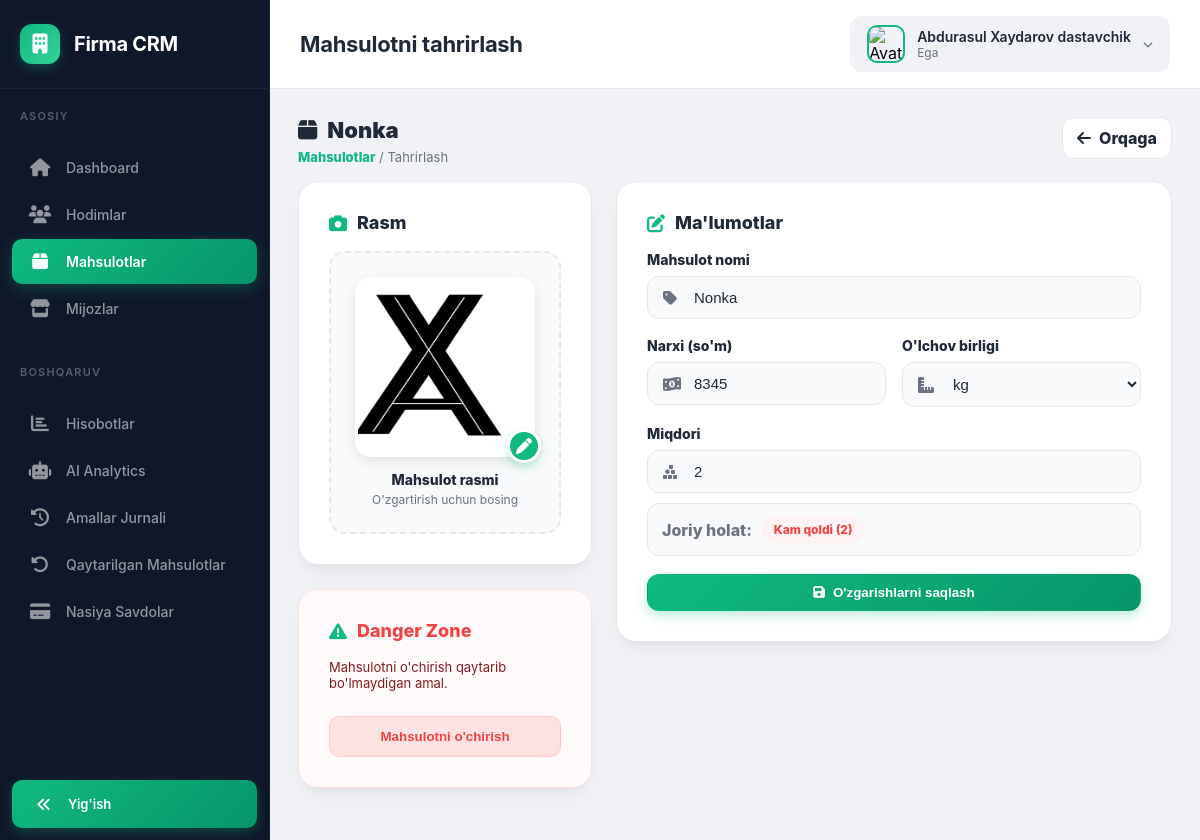
The page /product/4/ (signed in) on the database its author committed.
### main/models.py (models this page shows, shortened)
class User(AbstractUser):
    id = models.BigAutoField(primary_key=True)
    USER_TYPES = (
        ('pazanda', 'Pazanda'),
        ('yetkazib_beruvchi', 'Yetkazib Beruvchi'),
        ('ega', 'Ega'),
    )
    login=models.CharField(max_length=255, blank=True, null=True)
    password = models.CharField(max_length=255, blank=True, null=True)
    tuliq_ismi = models.CharField(max_length=255, blank=True, null=True)
    type = models.CharField(max_length=20, choices=USER_TYPES)
    token = models.CharField(max_length=255, blank=True, null=True)
    tg_id = models.CharField(max_length=100, blank=True, null=True)
    tel_raqami = models.CharField(max_length=100, blank=True, null=True)
    is_active = models.BooleanField(default=True)
    @property
    def rasmi(self):
        if self.type == 'yetkazib_beruvchi':
            try:
                return YetkazibBeruvchi.objects.get(user=self).rasmi.url
            except YetkazibBeruvchi.DoesNotExist:
                return None
        elif self.type == 'pazanda':
            try:
                return Pazanda.objects.get(user=self).rasmi.url
            except Pazanda.DoesNotExist:
                return None
        return None

class Mahsulot(models.Model):
    nomi = models.CharField(max_length=255)
    rasmi = models.ImageField(upload_to='mahsulotlar/')
    narxi = models.DecimalField(max_digits=10, decimal_places=2)
    turi = models.ForeignKey(MahsulotTuri, on_delete=models.CASCADE)
    miqdori = models.FloatField(default=0)
    min_miqdori = models.FloatField(default=10, help_text="Bu miqdordan kam bo'lsa ogohlantirish chiqadi")

class MahsulotTuri(models.Model):
    nomi = models.CharField(max_length=100)  # kg, dona, l

### main/views.py (the view, shortened to what this page needs)
# urls.py: path('product/<int:mahsulot_id>/', seemahsulot, name='seeproduct'),
@login_required(login_url='login')
def seemahsulot(request, mahsulot_id):
    mahsulot = Mahsulot.objects.get(id=mahsulot_id)
    turs = MahsulotTuri.objects.all()
    return render(request, 'seemahsulot.html', {'mahsulot': mahsulot, 'turs': turs})

### main/templates/seemahsulot.html (shortened to what this page needs)
{% extends 'egabase.html' %}
{% load static %}
{% block page_title %}Mahsulotni tahrirlash{% endblock %}
{% block content %}
<div class="main-container">
    <div class="page-top">
        <div class="title">
            <h2><i class="fa-solid fa-box"></i> {{ mahsulot.nomi }}</h2>
            <div class="breadcrumb">
                <a href="{% url 'mahsulotlar_list' %}">Mahsulotlar</a> / Tahrirlash
            </div>
        </div>
        <div class="top-actions">
            <a href="{% url 'mahsulotlar_list' %}" class="btn">
                <i class="fa-solid fa-arrow-left"></i> Orqaga
            </a>
        </div>
    </div>
    <form id="editProductForm" method="POST" enctype="multipart/form-data">
        <div class="edit-grid">
            <div>
                <div class="edit-card">
                    <h3 class="card-title"><i class="fa-solid fa-camera"></i> Rasm</h3>
                    <div class="photo-card" id="photoCard">
                        <div class="photo-preview-wrap">
                            <img id="preview-rasm"
                                 src="{% if mahsulot.rasmi %}{{ mahsulot.rasmi.url }}{% else %}{% static 'images/default_product.jpg' %}{% endif %}"
                                 class="photo-preview" alt="{{ mahsulot.nomi }}">
                            <div class="edit-badge"><i class="fa-solid fa-pen"></i></div>
                        </div>
                        <span class="photo-label">Mahsulot rasmi</span>
                        <span class="photo-hint">O'zgartirish uchun bosing</span>
                    </div>
                </div>
                <div class="edit-card danger-zone">
                    <h3 class="card-title danger-title">
                        <i class="fa-solid fa-triangle-exclamation"></i> Danger Zone
                    </h3>
                    <p style="font-size: 13px; color: #7f1d1d; margin-bottom: 15px;">
                        Mahsulotni o'chirish qaytarib bo'lmaydigan amal.
                    </p>
                    <div id="deleteFormSection">
                        <button type="button" class="delete-btn"
                                style="background:#fee2e2; color:#ef4444; border:1px solid #fecaca;"
                                id="showDeleteBtn">
                            Mahsulotni o'chirish
                        </button>
                    </div>
                </div>
            </div>
            <div>
                <div class="edit-card">
                    <h3 class="card-title"><i class="fa-solid fa-pen-to-square"></i> Ma'lumotlar</h3>
                    <div class="form-group">
                        <label class="form-label">Mahsulot nomi</label>
                        <div class="input-wrapper">
                            <input type="text" name="nomi" class="form-control" value="{{ mahsulot.nomi }}" required>
                        </div>
                    </div>
                    <div class="grid-2">
                        <div class="form-group">
                            <label class="form-label">Narxi (so'm)</label>
                            <div class="input-wrapper">
                                <input type="number" id="narxi" name="narxi" class="form-control"
                                       value="{{ mahsulot.narxi|floatformat:0 }}" step="0.01" required>
                            </div>
                        </div>
                        <div class="form-group">
                            <label class="form-label">O'lchov birligi</label>
                            <div class="input-wrapper">
                                <select id="turi" name="turi" class="form-control" required>
                                    {% for tur in turs %}
                                    <option value="{{ tur.id }}" {% if mahsulot.turi.id == tur.id %}selected{% endif %}>
                                        {{ tur.nomi }}
                                    </option>
                                    {% endfor %}
                                </select>
                            </div>
                        </div>
                    </div>
                    <div class="form-group">
                        <label class="form-label">Miqdori</label>
                        <div class="input-wrapper">
                            <input type="number" id="miqdori" name="miqdori" class="form-control"
                                   value="{{ mahsulot.miqdori|floatformat:0 }}" step="0.01" required>
                        </div>
                        <div class="stock-info">
                            <span style="color:var(--text-light); font-weight:800;">Joriy holat:</span>
                            {% if mahsulot.miqdori < 10 %}
                                <span class="stock-badge stock-low">Kam qoldi ({{ mahsulot.miqdori|floatformat:0 }})</span>
                            {% elif mahsulot.miqdori < 50 %}
                                <span class="stock-badge stock-medium">O'rtacha ({{ mahsulot.miqdori|floatformat:0 }})</span>
                            {% else %}
                                <span class="stock-badge stock-high">Yetarli ({{ mahsulot.miqdori|floatformat:0 }})</span>
                            {% endif %}
                        </div>
                    </div>
                    <button type="submit" class="btn primary" style="width:100%; justify-content:center;">
                        <i class="fa-solid fa-floppy-disk"></i> O'zgarishlarni saqlash
                    </button>
                </div>
            </div>
        </div>
    </form>
</div>
{% endblock %}

### main/templates/egabase.html (shortened to what this page needs)
<!DOCTYPE html>
{% load static %}
<html lang="uz">
<head>
    <link rel="stylesheet" href="https://cdnjs.cloudflare.com/ajax/libs/font-awesome/6.4.0/css/all.min.css">
</head>
<body>
    <aside class="sidebar" id="sidebar">
        <div class="sidebar-inner">
            <div class="sidebar-header">
                <div class="sidebar-logo"><i class="fa-solid fa-building"></i></div>
                <span class="sidebar-brand">Firma CRM</span>
            </div>
            <div class="sidebar-menu-wrapper">
                <div class="sidebar-section-label">Asosiy</div>
                <ul class="sidebar-menu">
                    <li class="menu-item">
                        <a href="{% url 'main' %}" class="menu-link {% if request.path == '/' %}active{% endif %}"
                            data-title="Dashboard">
                            <span class="menu-icon"><i class="fa-solid fa-house"></i></span>
                            <span class="menu-text">Dashboard</span>
                        </a>
                    </li>
                    <li class="menu-item">
                        <a href="{% url 'hodimlar_list' %}"
                            class="menu-link {% if '/hodimlar/' in request.path or '/edituser/' in request.path or '/createuser/' in request.path %}active{% endif %}"
                            data-title="Hodimlar">
                            <span class="menu-icon"><i class="fa-solid fa-users"></i></span>
                            <span class="menu-text">Hodimlar</span>
                        </a>
                    </li>
                    <li class="menu-item">
                        <a href="{% url 'mahsulotlar_list' %}"
                            class="menu-link {% if '/mahsulotlar/' in request.path or '/product/' in request.path %}active{% endif %}"
                            data-title="Mahsulotlar">
                            <span class="menu-icon"><i class="fa-solid fa-box"></i></span>
                            <span class="menu-text">Mahsulotlar</span>
                        </a>
                    </li>
                    <li class="menu-item">
                        <a href="{% url 'mijozlar_list' %}"
                            class="menu-link {% if '/mijozlar/' in request.path or '/mijoz/' in request.path %}active{% endif %}"
                            data-title="Mijozlar">
                            <span class="menu-icon"><i class="fa-solid fa-store"></i></span>
                            <span class="menu-text">Mijozlar</span>
                        </a>
                    </li>
                </ul>
                <div class="sidebar-section-label">Boshqaruv</div>
                <ul class="sidebar-menu">
                    <li class="menu-item">
                        <a href="{% url 'hisobotlar' %}"
                            class="menu-link {% if '/hisobotlar/' in request.path %}active{% endif %}"
                            data-title="Hisobotlar">
                            <span class="menu-icon"><i class="fa-solid fa-chart-bar"></i></span>
                            <span class="menu-text">Hisobotlar</span>
                        </a>
                    </li>
                    <li class="menu-item">
                        <a href="{% url 'analytics_dashboard' %}"
                            class="menu-link {% if '/analytics/' in request.path %}active{% endif %}"
                            data-title="AI Analytics">
                            <span class="menu-icon"><i class="fa-solid fa-robot"></i></span>
                            <span class="menu-text">AI Analytics</span>
                        </a>
                    </li>
                    <li class="menu-item">
                        <a href="{% url 'amallog' %}"
                            class="menu-link {% if '/amallar/' in request.path %}active{% endif %}"
                            data-title="Amallar Jurnali">
                            <span class="menu-icon"><i class="fa-solid fa-clock-rotate-left"></i></span>
                            <span class="menu-text">Amallar Jurnali</span>
                        </a>
                    </li>
                    <li class="menu-item">
                        <a href="{% url 'qaytarishlar' %}"
                            class="menu-link {% if '/qaytarishlar/' in request.path %}active{% endif %}"
                            data-title="Qaytarilgan Mahsulotlar">
                            <span class="menu-icon"><i class="fa-solid fa-rotate-left"></i></span>
                            <span class="menu-text">Qaytarilgan Mahsulotlar</span>
                        </a>
                    </li>
                    <li class="menu-item">
                        <a href="{% url 'nasiya_savdolar' %}"
                            class="menu-link {% if '/nasiya-savdolar/' in request.path %}active{% endif %}"
                            data-title="Nasiya Savdolar">
                            <span class="menu-icon"><i class="fa-solid fa-credit-card"></i></span>
                            <span class="menu-text">Nasiya Savdolar</span>
                        </a>
                    </li>
                </ul>
            </div>
            <div class="sidebar-toggle" onclick="toggleSidebar()">
                <i class="fa-solid fa-angles-left"></i>
                <span class="toggle-text">Yig'ish</span>
            </div>
        </div>
    </aside>
    <div class="main-wrapper">
        <header class="top-header">
            <div class="header-left">
                <div>
                    <h1 class="header-title" id="pageTitle">{% block page_title %}Dashboard{% endblock %}</h1>
                </div>
            </div>
            <div class="header-actions">
                <div class="user-profile" id="userProfile" onclick="toggleUserDropdown()">
                    <img src="{% if request.user.rasmi %}{{ request.user.rasmi.url }}{% else %}{% static 'images/default_avatar.jpg' %}{% endif %}"
                        alt="Avatar" class="user-avatar">
                    <div class="user-info">
                        <span class="user-name">{{ request.user.tuliq_ismi }}</span>
                        <span class="user-role">Ega</span>
                    </div>
                    <span class="dropdown-toggle"><i class="fa-solid fa-chevron-down"></i></span>
                </div>
            </div>
        </header>
        <main class="main-content">
            {% block content %}
            {% endblock %}
        </main>
    </div>
</body>
</html>

### rows shown on the page
User: user.tuliq_ismi "Abdurasul Xaydarov dastavchik"
Mahsulot: nomi "Nonka", rasmi (picture), narxi "8345", turi "kg", miqdori "2"
